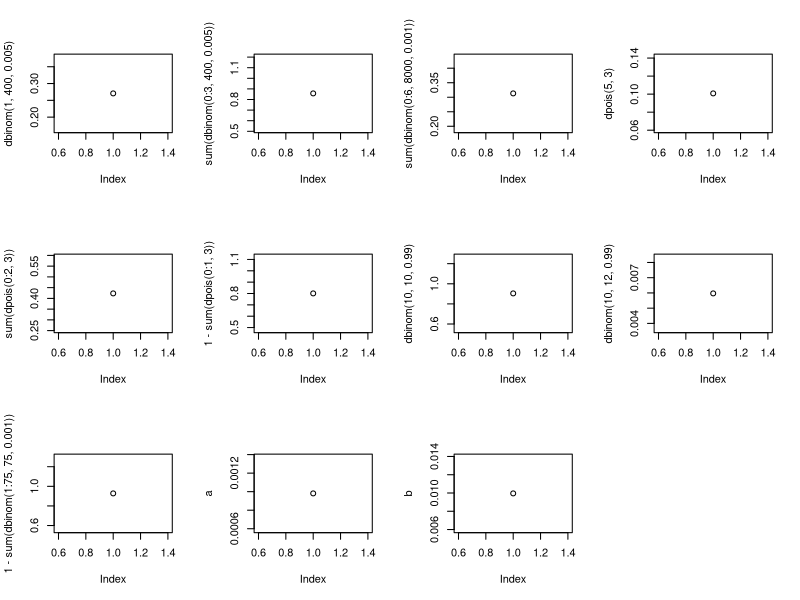

This figure's R source:
dpois(6,4)
dbinom(1,400,0.005)
x<-(0:3)
sum(dbinom(x,400,0.005))
x<-c(0:6)
sum(dbinom(x,8000,0.001))
dpois(5,3)
sum(dpois(0:2,3))
1-sum(dpois(0:1,3))
dbinom(10,10,0.990)
dbinom(10,12,0.990)
1-sum(dbinom(1:75,75,0.001))
a<-0.001*((1-0.001)^19)
a
x<-1:10
b<-sum(0.001*((1-0.001)^(x-1)))
b
par(mfrow=c(3,4))
plot(dbinom(1,400,0.005))
plot(sum(dbinom(0:3,400,0.005)))
plot(sum(dbinom(0:6,8000,0.001)))
plot(dpois(5,3))
plot(sum(dpois(0:2,3)))
plot(1-sum(dpois(0:1,3)))
plot(dbinom(10,10,0.990))
plot(dbinom(10,12,0.990))
plot(1-sum(dbinom(1:75,75,0.001)))
plot(a)
plot(b)